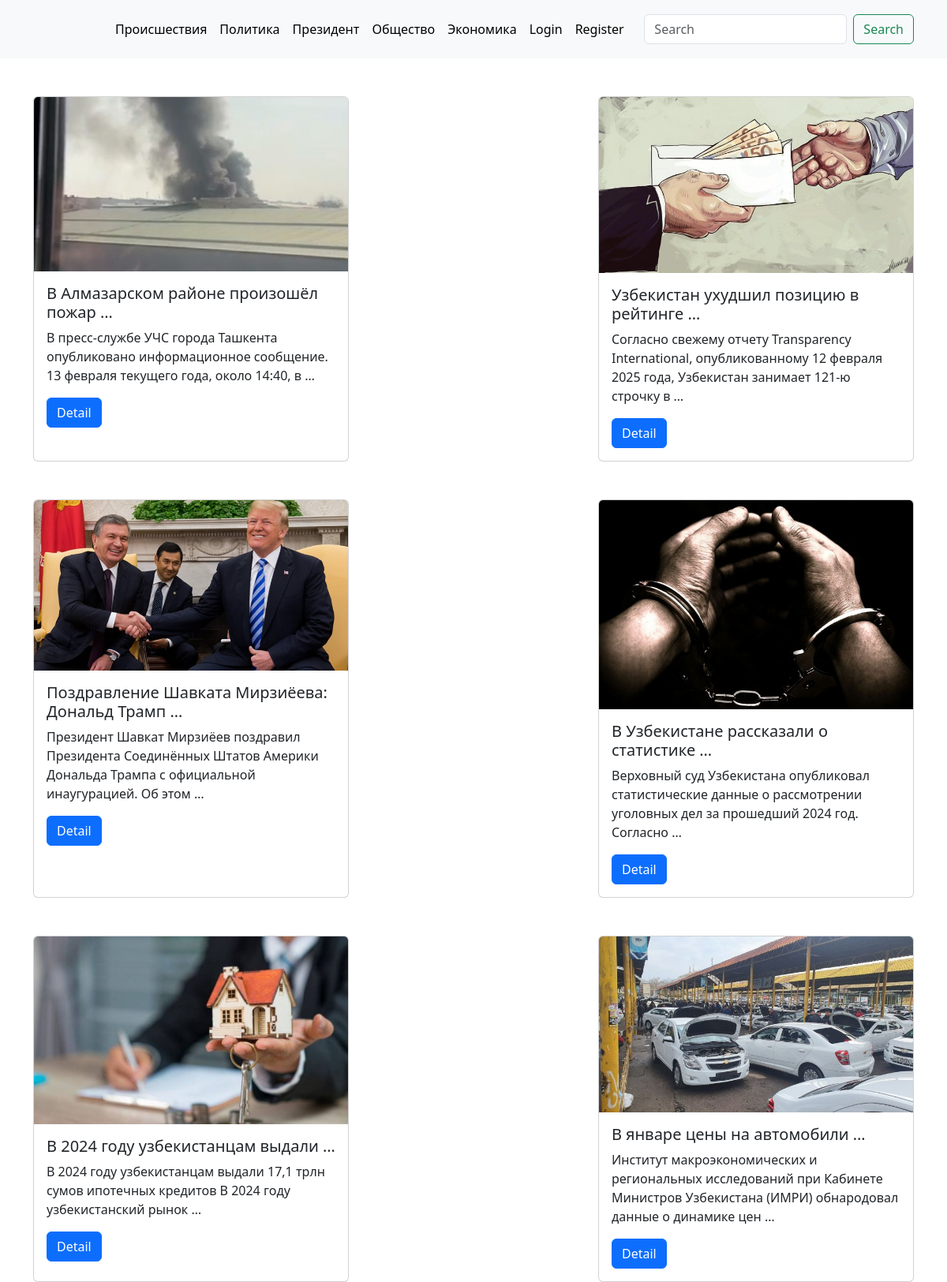
The page / on the database its author committed.
### blog/models.py (models this page shows, shortened)
class Category(models.Model):
    title = models.CharField(max_length=30)
    def __str__(self):
        return self.title
    class Meta:
        verbose_name = "Category"
        verbose_name_plural = "Categories"

class Article(models.Model):
    title = models.CharField(max_length=250, unique=True)
    info = models.TextField(blank=True)
    photo = models.ImageField(upload_to="articles/", blank=True)
    created_at = models.DateTimeField(auto_now_add=True)
    updated_at = models.DateTimeField(auto_now=True)
    category = models.ForeignKey(Category, on_delete=models.CASCADE)
    user = models.ForeignKey(settings.AUTH_USER_MODEL, on_delete=models.CASCADE, null=True)
    def get_photo(self):
        try:
            return self.photo.url
        except:
            return "https://encrypted-tbn0.gstatic.com/images?q=tbn:ANd9GcTMmyTPv4M5fFPvYLrMzMQcPD_VO34ByNjouQ&s"

### blog/views.py (the view)
# urls.py: path("", ArticleView.as_view(), name="index"),
class ArticleView(ListView):
    model = Article
    template_name = "blog/index.html"
    context_object_name = "articles"
    extra_context = {
        "title":"News"
    }

### blog/templatetags/blog_tags.py (called while the page is built)
@register.simple_tag()
def get_categories():
    categories = Category.objects.all()
    return categories

### blog/templates/blog/index.html (shortened to what this page needs)
{% extends 'base.html' %}
{% block main %}
<div class="container d-flex flex-wrap justify-content-between gap-5 mt-5">
    {% for article in articles %}
    <div class="card" style="width: 25rem;">
        <img src="{{article.get_photo}}" class="card-img-top" alt="...">
        <div class="card-body">
            <h5 class="card-title">{{article.title|truncatewords:5}}</h5>
            <p class="card-text">{{article.info|truncatewords:15}}</p>
            <a href="{% url 'detail' article.pk %}" class="btn btn-primary">Detail</a>
        </div>
    </div>
    {% endfor %}
</div>
{% endblock main %}

### templates/base.html (shortened to what this page needs)
<!DOCTYPE html>
<html lang="en">
<head>
    <link href="https://cdn.jsdelivr.net/npm/bootstrap@5.3.3/dist/css/bootstrap.min.css" rel="stylesheet">
</head>
<body>
<header>
{% include "components/navbar.html" %}
</header>
<main>
{% block main %}
{% endblock main %}
</main>
</body>
</html>

### templates/components/navbar.html (shortened to what this page needs)
{% load blog_tags %}
{% get_categories as categories %}
<nav class="navbar navbar-expand-lg bg-body-tertiary">
    <div class="container">
        <a class="navbar-brand" href="{% url 'index' %}">
            <video src="https://www.upl-ltd.com/images/UPL_header-logo.mp4" autoplay muted loop height="40"></video>
        </a>
        <div class="collapse navbar-collapse" id="navbarSupportedContent">
            <ul class="navbar-nav me-auto mb-2 mb-lg-0">
                {% for category in categories %}
                <li class="nav-item">
                    <a class="nav-link active" aria-current="page"
                       href="{% url 'category' category.pk %}">{{category}}</a>
                </li>
                {% endfor %}
                {% if request.user.is_authenticated %}
                <li class="nav-item">
                    <a class="nav-link active" aria-current="page"
                       href="{% url 'add' %}">Add Article</a>
                </li>
                <li class="nav-item">
                    <a class="nav-link active" aria-current="page"
                       href="{% url 'logout' %}">Logout</a>
                </li>
                {% else %}
                <li class="nav-item">
                    <a class="nav-link active" aria-current="page"
                       href="{% url 'login' %}">Login</a>
                </li>
                <li class="nav-item">
                    <a class="nav-link active" aria-current="page"
                       href="{% url 'register' %}">Register</a>
                </li>
                {% endif %}
            </ul>
            <form class="d-flex" role="search">
                <input class="form-control me-2" type="search" placeholder="Search" aria-label="Search">
                <button class="btn btn-outline-success" type="submit">Search</button>
            </form>
        </div>
    </div>
</nav>

### rows shown on the page
Category: title "Происшествия"
Category: title "Политика"
Category: title "Президент"
Category: title "Общество"
Category: title "Экономика"
Article: get_photo (picture), title "В Алмазарском районе произошёл пожар …", info "В пресс-службе УЧС города Ташкента опубликовано информационное сообщение. 13 февраля текущего года, около 14:40, в …"
Article: get_photo (picture), title "Узбекистан ухудшил позицию в рейтинге …", info "Согласно свежему отчету Transparency International, опубликованному 12 февраля 2025 года, Узбекистан занимает 121-ю строчку в …"
Article: get_photo (picture), title "Поздравление Шавката Мирзиёева: Дональд Трамп …", info "Президент Шавкат Мирзиёев поздравил Президента Соединённых Штатов Америки Дональда Трампа с официальной инаугурацией. Об этом …"
Article: get_photo (picture), title "В Узбекистане рассказали о статистике …", info "Верховный суд Узбекистана опубликовал статистические данные о рассмотрении уголовных дел за прошедший 2024 год. Согласно …"
Article: get_photo (picture), title "В 2024 году узбекистанцам выдали …", info "В 2024 году узбекистанцам выдали 17,1 трлн сумов ипотечных кредитов В 2024 году узбекистанский рынок …"
Article: get_photo (placeholder picture), title "В январе цены на автомобили …", info "Институт макроэкономических и региональных исследований при Кабинете Министров Узбекистана (ИМРИ) обнародовал данные о динамике цен …"
